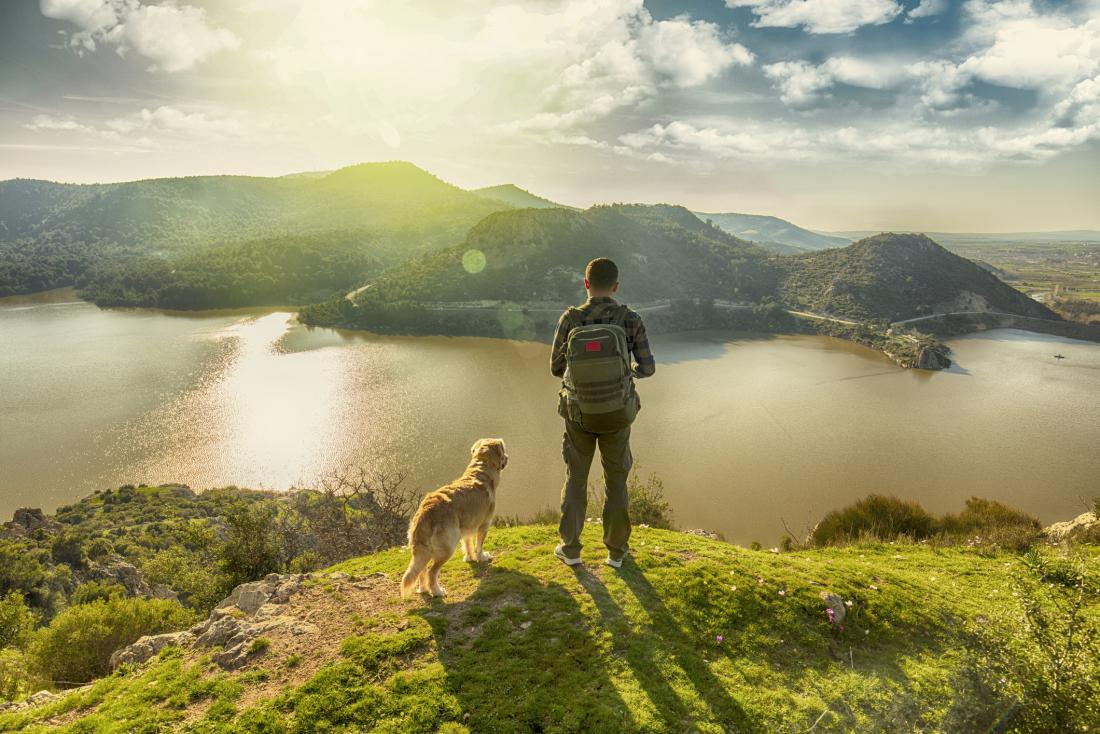
#> input picture Images/photo3.jpeg, 1100 x 734 px
$ python Painting_opencv.py
#> lines starting #> are read from the running program, lines starting #| are printed output that depends on the picture
#import the packages
import cv2

# Load the image using cv2
image = cv2.imread("./Images/photo3.jpeg")
#> image is the input picture: shape (734, 1100, 3); mean B, G, R 111, 151.6, 156.4

image_resized = cv2.resize(image, None, fx=0.5, fy=0.5)

image_cleared = cv2.medianBlur(image_resized, 3)
image_cleared = cv2.medianBlur(image_cleared, 3)
image_cleared = cv2.medianBlur(image_cleared, 3)
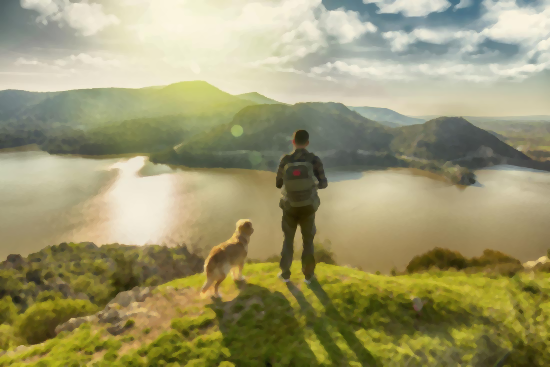
#> image_cleared: shape (367, 550, 3); mean B, G, R 110.8, 151.6, 156.3

image_cleared = cv2.edgePreservingFilter(image_cleared, sigma_s=5)
cv2.imshow("image_cleared", image_cleared)
cv2.waitKey(0)
image_filtered = cv2.bilateralFilter(image_cleared, 3, 10, 5)
cv2.imshow("image_filtered", image_filtered)
cv2.waitKey(0)
for i in range(2):
    image_filtered = cv2.bilateralFilter(image_filtered, 3, 20, 10)

for i in range(3):
    image_filtered = cv2.bilateralFilter(image_filtered, 5, 30, 10)

gaussian_mask= cv2.GaussianBlur(image_filtered, (7,7), 2)
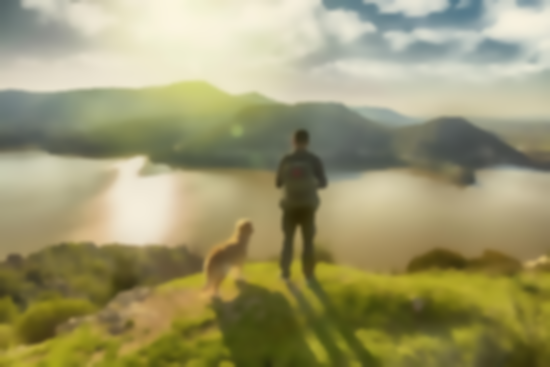
#> gaussian_mask: shape (367, 550, 3); mean B, G, R 110.7, 151.7, 156.4
cv2.imshow("gaussian_mask", gaussian_mask)
cv2.waitKey(0)
image_sharp = cv2.addWeighted(image_filtered, 1.5, gaussian_mask, -0.5, 0)
image_sharp = cv2.addWeighted(image_sharp, 1.4, gaussian_mask, -0.2, 10)
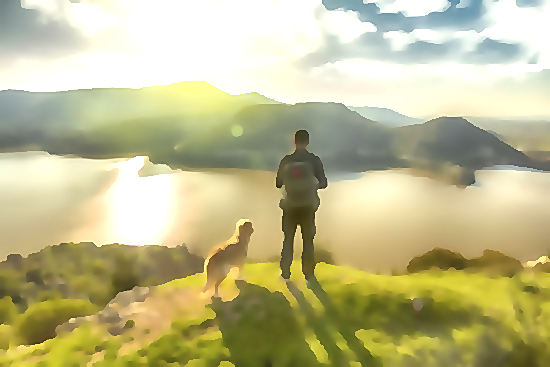
#> image_sharp: shape (367, 550, 3); mean B, G, R 142, 187.1, 191.6
cv2.imshow("image_sharp", image_sharp)
cv2.waitKey(0)

# cv2.imwrite('./Images/Output/photo3_Art.jpg', image_sharp)

$ run again, with Images/photo1.jpeg copied over Images/photo3.jpeg
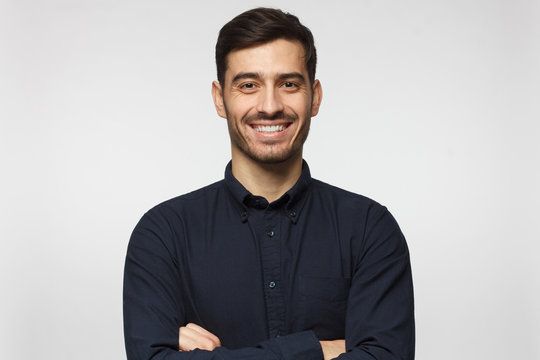
#> input picture Images/photo1.jpeg, 540 x 360 px
#> image is the input picture: shape (360, 540, 3); mean B, G, R 173.6, 172.8, 175.2
#> `gaussian_mask= cv2.GaussianBlur(image_filtered, (7,7), 2)`:
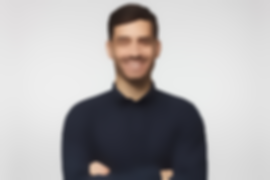
#> gaussian_mask: shape (180, 270, 3); mean B, G, R 173.7, 173, 175.4
#> `image_sharp = cv2.addWeighted(image_sharp, 1.4, gaussian_mask, -0.2, 10)`:
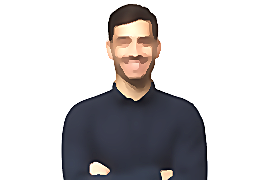
#> image_sharp: shape (180, 270, 3); mean B, G, R 198.4, 197.5, 199.8

$ run again, with Images/Photo2.webp saved as Images/photo3.jpeg
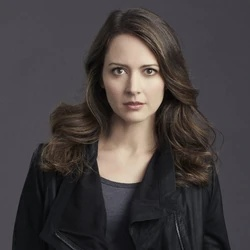
#> input picture Images/Photo2.webp, 250 x 250 px
#> image is the input picture: shape (250, 250, 3); mean B, G, R 64.5, 64, 69.8
#> `gaussian_mask= cv2.GaussianBlur(image_filtered, (7,7), 2)`:
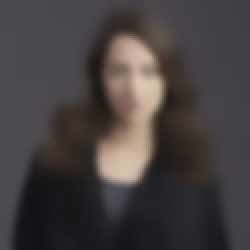
#> gaussian_mask: shape (125, 125, 3) (shown 2 times larger); mean B, G, R 64.5, 64, 69.8
#> `image_sharp = cv2.addWeighted(image_sharp, 1.4, gaussian_mask, -0.2, 10)`:
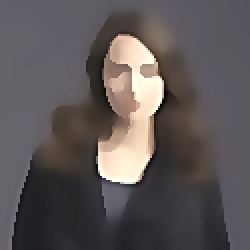
#> image_sharp: shape (125, 125, 3) (shown 2 times larger); mean B, G, R 87.4, 86.7, 93.1
